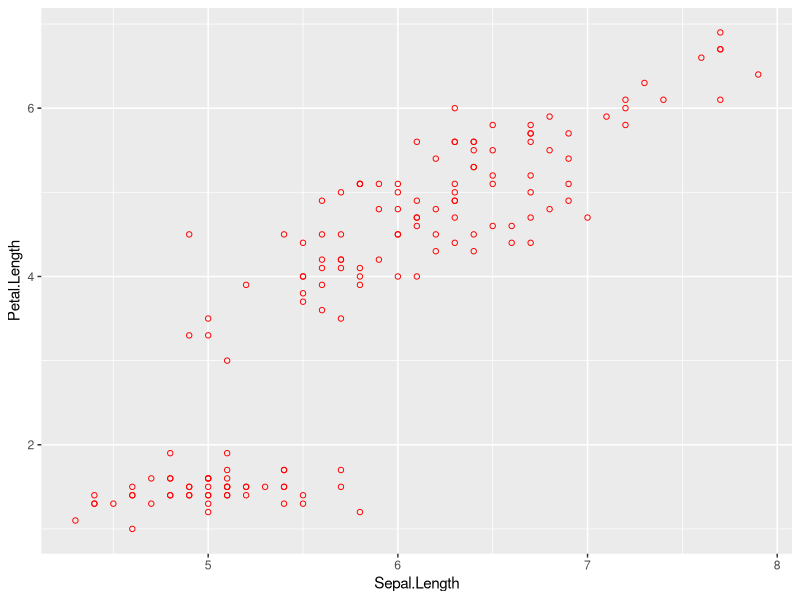
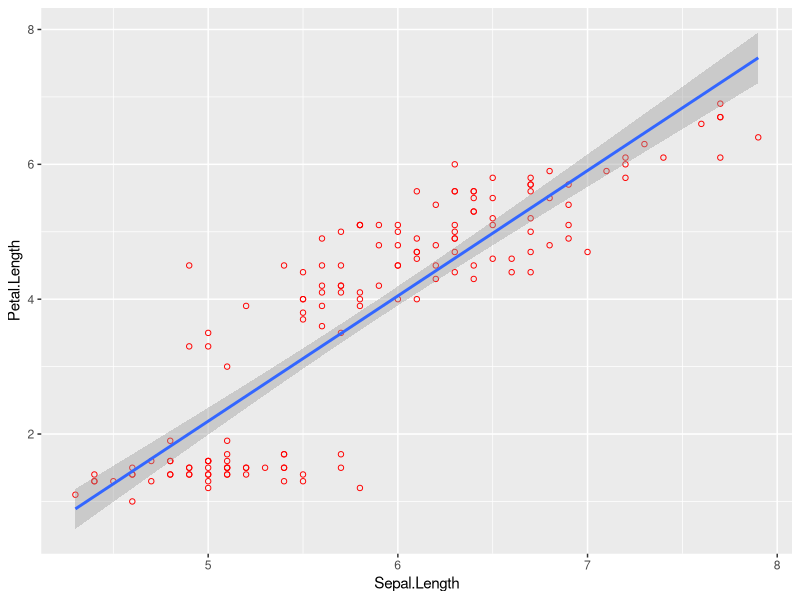
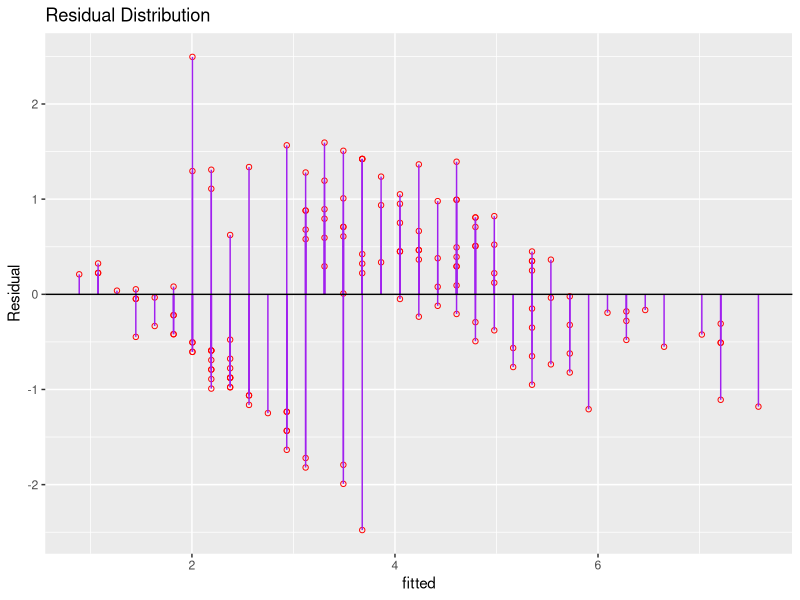
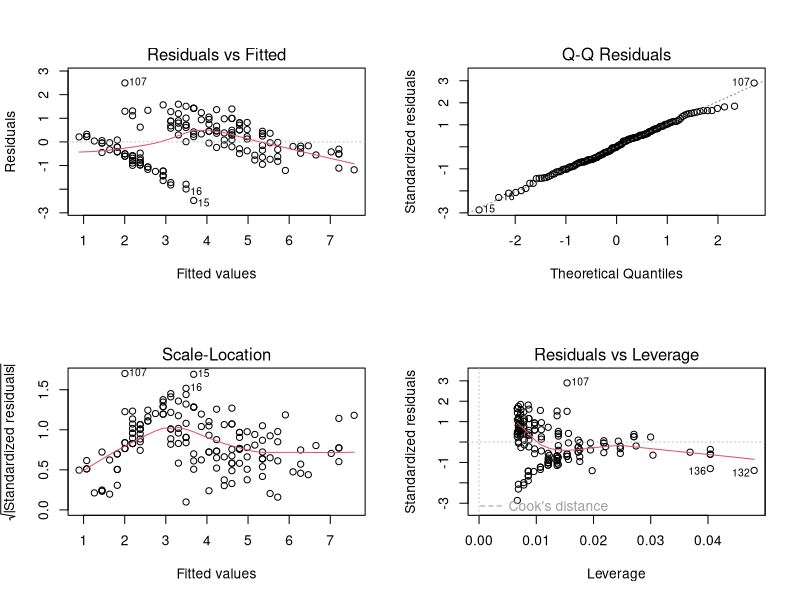

Source code (R) for these figures, in order:
## ---- chunk 1
require(ggplot2)
data(iris)
attach(iris)
p <- ggplot(iris, aes(Sepal.Length, Petal.Length))+
		geom_point(shape=1, color="red")
print(p)
## ---- chunk 2
b1 <- sum((Petal.Length-mean(Petal.Length)) * (Sepal.Length-mean(Sepal.Length)))/sum((Sepal.Length-mean(Sepal.Length))^2)
b0 <- mean(Petal.Length) - b1 * mean(Sepal.Length)
cat("Intersect:\t", b0, "\n", "Slope:\t", b1, "\n")
## ---- chunk 3
model <- lm(Petal.Length ~ Sepal.Length, data=iris)
model
## ---- chunk 4
p+geom_smooth(method="lm", se=TRUE, level=0.95)
## ---- chunk 5
summary(model)
## ---- chunk 6
iris$fitted <- predict(model)
p %+% iris +  aes(x=fitted, y=Petal.Length-fitted) + geom_linerange(aes(ymin = 0, ymax = Petal.Length - fitted), colour = "purple") + geom_hline(aes(yintercept = 0)) + ggtitle("Residual Distribution")+ylab("Residual")
## ---- chunk 7
rse <- with(iris, sqrt(sum((fitted - Petal.Length)^2)/(length(Petal.Length)-2)))
print(rse)
## ---- chunk 8
with(iris, rse/mean(Petal.Length))
## ---- chunk 9
tss <- with(iris, sum((Petal.Length - mean(Petal.Length))^2))
rss <- with(iris, sum((fitted-Petal.Length)^2))
rr <- 1 - rss/tss
rr
## ---- chunk 10
n <- nrow(iris)
fstat <- (tss-rss)/(rss/(n-2))
print(fstat)
pf(fstat, 1, n-2, lower.tail=F)
anova(model)
## ---- chunk 11
par(mfrow=c(2,2))
plot(model)
